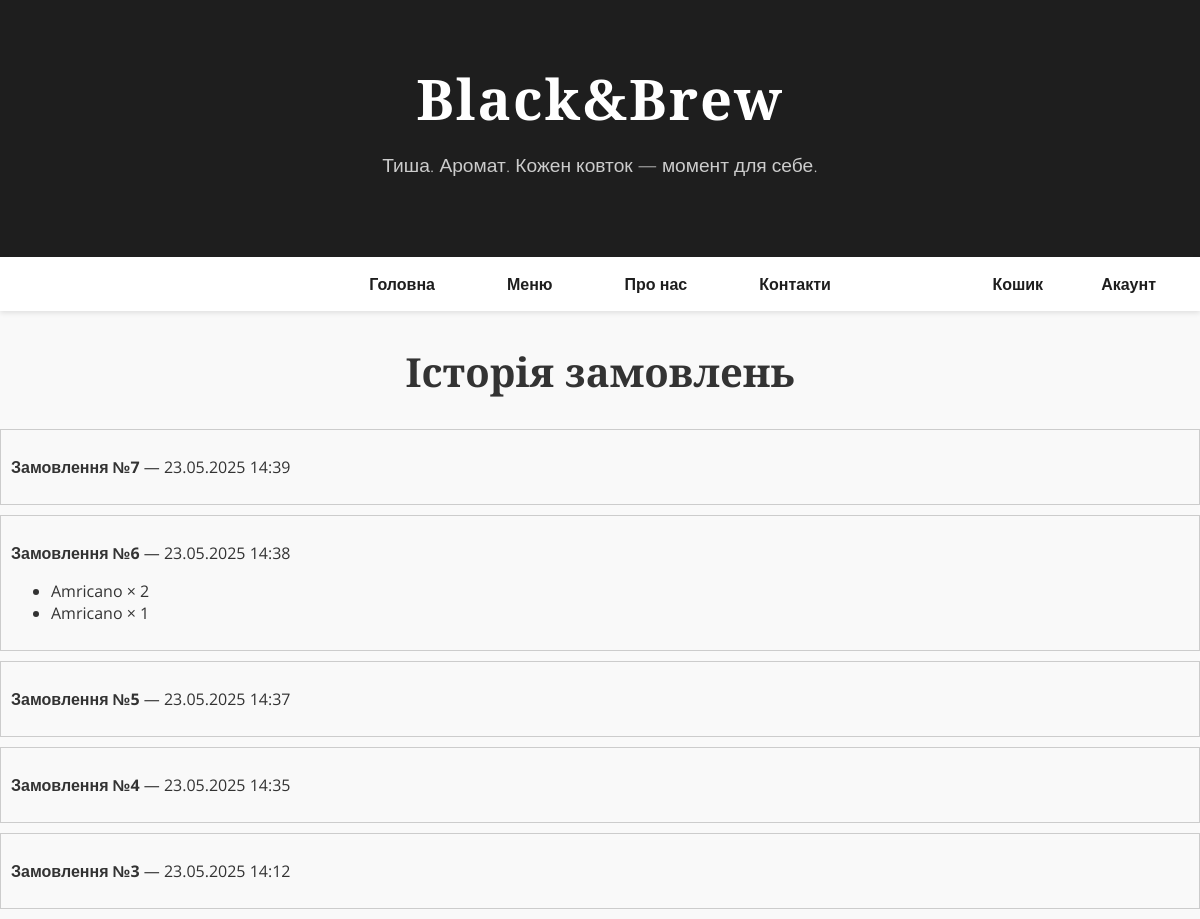
The app's page /cart/history/ (signed in), older data.
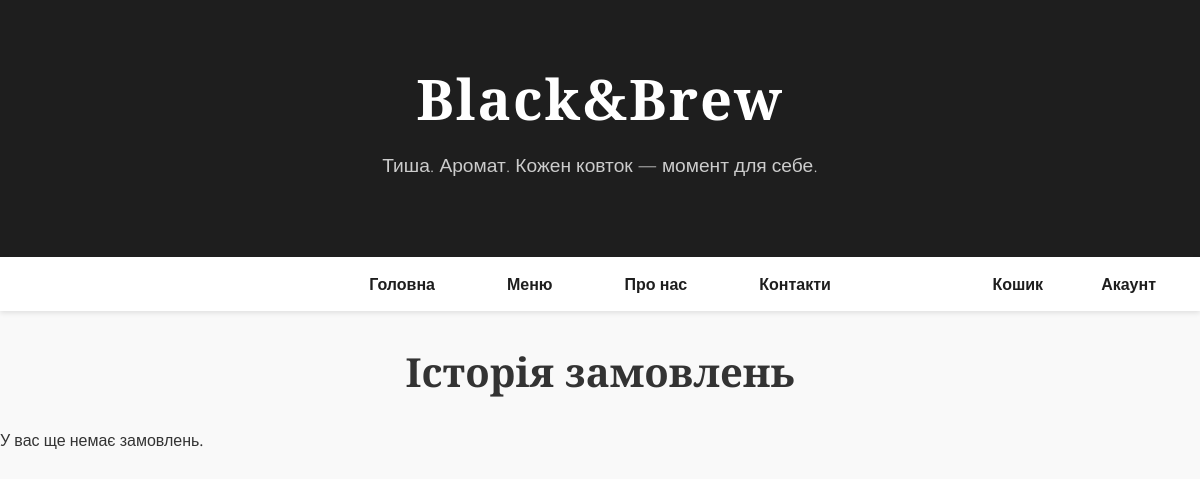
The same page, newer data.
### cart/models.py (models this page shows, shortened)
class Order(models.Model):
    name = models.CharField(max_length=150)
    user = models.ForeignKey(
        settings.AUTH_USER_MODEL,
        null=True,
        blank=True,
        on_delete=models.SET_NULL
    )
    is_completed = models.BooleanField(default=False)
    created_at = models.DateTimeField(auto_now_add=True)

class OrderItem(models.Model):
    product = models.ForeignKey(Product, on_delete=models.CASCADE)
    quantity = models.PositiveIntegerField(default=1)
    order = models.ForeignKey(Order, on_delete=models.CASCADE)

class Product(models.Model):
    name = models.CharField(max_length=100)
    price = models.DecimalField(max_digits=6, decimal_places=2)

### cart/views.py (the view)
# urls.py: path('history/', views.order_history, name='order_history'),
@login_required
def order_history(request):
    orders = Order.objects.filter(user=request.user).order_by('-created_at')
    return render(request, 'cart/order_history.html', {'orders': orders})

### templates/cart/order_history.html
{% extends 'cart/base.html' %}
{% block content %}
  <h2>Історія замовлень</h2>
  {% if orders %}
    {% for order in orders %}
      <div style="border: 1px solid #ccc; padding: 10px; margin-bottom: 10px;">
        <p><strong>Замовлення №{{ order.id }}</strong> — {{ order.created_at|date:"d.m.Y H:i" }}</p>
        <ul>
          {% for item in order.orderitem_set.all %}
            <li>{{ item.product.name }} × {{ item.quantity }}</li>
          {% endfor %}
        </ul>
      </div>
    {% endfor %}
  {% else %}
    <p>У вас ще немає замовлень.</p>
  {% endif %}
{% endblock %}

### templates/cart/base.html (shortened to what this page needs)
{% load static %}
<!DOCTYPE html>
<html lang="uk">
<head>
</head>
<body>
    <header>
        <h1>Black&Brew</h1>
        <p>Тиша. Аромат. Кожен ковток — момент для себе.</p>
    </header>
    <nav style="display: flex; justify-content: space-between; align-items: center; padding: 0 20px;">
        <div style="display: flex; gap: 24px;">
            <a href="/">Головна</a>
            <a href="/menu/">Меню</a>
            <a href="/about/">Про нас</a>
            <a href="/contacts/">Контакти</a>
        </div>
        <div style="display: flex; gap: 10px; width: 150px; justify-content: flex-end;">
            <a href="/cart/">Кошик</a>
            {% if user.is_authenticated %}
                <a href="/account/">Акаунт</a>
            {% else %}
                <a href="/login/?next=/account/">Акаунт</a>
            {% endif %}
        </div>
    </nav>
  <main>
    {% block content %}{% endblock %}
  </main>
</body>
</html>

### templates/cart/base.html (style rules this page uses)
body { font-family: 'Open Sans', sans-serif; margin:0; padding:0; background:#f9f9f9; color:#333; }
header { background:#1e1e1e; color:#fff; padding:60px 20px; text-align:center; }
header h1 { font-family:'Playfair Display', serif; font-size:3.5em; margin:0; letter-spacing:2px; }
header p { font-size:1.2em; margin-top:15px; font-weight:300; color:#ccc; }
nav { background:#fff; display:flex; justify-content:center; box-shadow:0 2px 5px rgba(0,0,0,0.1); }
nav a { color:#1e1e1e; padding:16px 24px; text-decoration:none; font-weight:600; transition:background 0.3s, color 0.3s; }
h2 { text-align:center; font-family:'Playfair Display', serif; font-size:2.5em; margin-bottom:30px; }

Row changes from the older to the newer data that the page shows:
removed Order: id "7", created_at "23.05.2025 14:39"
removed Order: id "6", created_at "23.05.2025 14:38"
removed OrderItem: product.name "Amricano", quantity "2"
removed OrderItem: product.name "Amricano", quantity "1"
removed Order: id "5", created_at "23.05.2025 14:37"
removed Order: id "4", created_at "23.05.2025 14:35"
removed Order: id "3", created_at "23.05.2025 14:12"
Text that changed along with them:
text now shown: "У вас ще немає замовлень."
